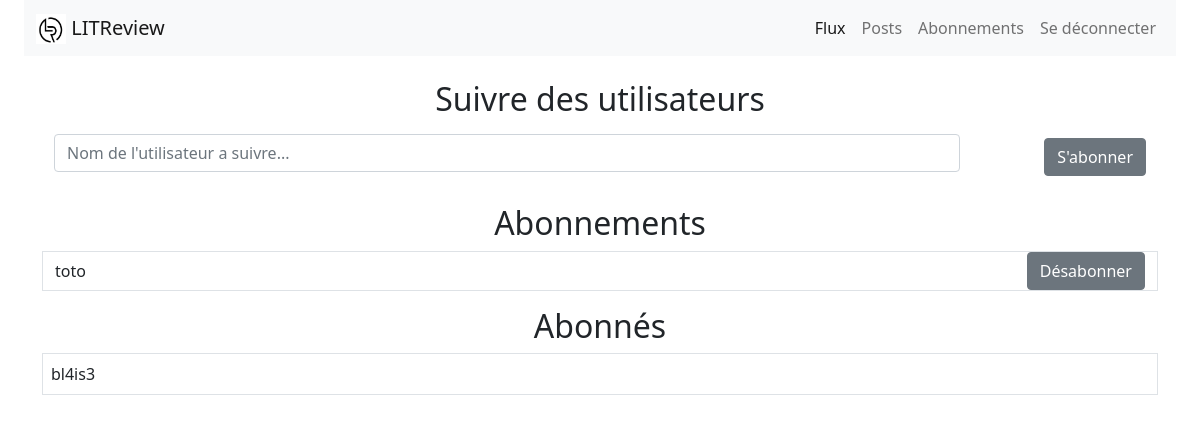
Screenshot of /review/follows/ (signed in) with the database file from the repository.
### review/models.py (models this page shows)
class UserFollows(models.Model):
    user = models.ForeignKey(settings.AUTH_USER_MODEL, on_delete=models.CASCADE, related_name="following")
    followed_user = models.ForeignKey(
        settings.AUTH_USER_MODEL,on_delete=models.CASCADE,related_name="followed_by", blank=True
    )
    class Meta:
        unique_together = ("user","followed_user",)

### authentication/models.py (models this page shows)
class User(AbstractUser):
    def __str__(self):
        return self.username

### review/views.py (the view)
# urls.py: path("follows/", views.follows, name="follows"),
@login_required
def follows(request):
    follow_form = FollowUsersForm(
        request.POST if request.method == "POST" else None
    )
    if request.method == "POST" and follow_form.is_valid():
        follow = follow_form.save(commit=False)
        follow.user = request.user
        follow.save()
        return redirect("review:follows")
    follows = UserFollows.objects.filter(user=request.user)
    followers = UserFollows.objects.filter(followed_user=request.user)
    return render(request, "review/follows.html",locals())

### review/forms.py (shortened to what this page needs)
class FollowUsersForm(forms.ModelForm):
    followed_user = forms.CharField(label="", widget=forms.TextInput(attrs={'placeholder': "Nom de l'utilisateur a suivre..."}))
    class Meta:
        model = UserFollows
        fields = ["followed_user"]

### review/templates/review/follows.html (shortened to what this page needs)
{% extends 'base.html' %}
{% load django_bootstrap5 %}
{% block content %}
    <div class="container  d-grid  mx-auto ">
        <div class="container ">
            <h2 class="text-center">Suivre des utilisateurs</h2>
                <form method="post"  enctype="multipart/form-data">
                    <div class="row align-items-center">
                        <div class="d-grid col-lg-10  ">
                            {%bootstrap_form follow_form %}
                        </div>
                        <div class="d-grid col-lg-2 justify-content-end ">
                            {% bootstrap_button button_type="submit" content="S'abonner" button_class="btn btn-secondary" %}
                        </div>
                    </div>
                </form>
        </div>
        <div class="container">
            <h2 class="text-center">Abonnements</h2>
                {% for follow in follows %}
                    <form method="post" enctype="multipart/form-data" action="{% url 'review:delete_follow' %}">
                        <div class="row  align-items-center border border-1 ">
                            <div class="col-lg-10 ">
                                {{follow.followed_user}}
                            </div>
                            <div class="d-grid col-lg-2 justify-content-end">
                                {% bootstrap_button button_type="submit" content="Désabonner" button_class="btn btn-secondary" %}
                            </div>
                        </div>
                    </form>
                {% endfor%}
        </div>
        <div class="container   ">
            <h2 class="text-center">Abonnés</h2>
            {% for follower in followers %}
                <div class="row  align-items-center border border-1 p-2">
                    {{follower.user}}
                </div>
            {% endfor%}
        </div>
    </div>
{% endblock content %}

### rows the page displays
UserFollows: followed_user "toto", bootstrap_button "Désabonner"
UserFollows: user "bl4is3"
